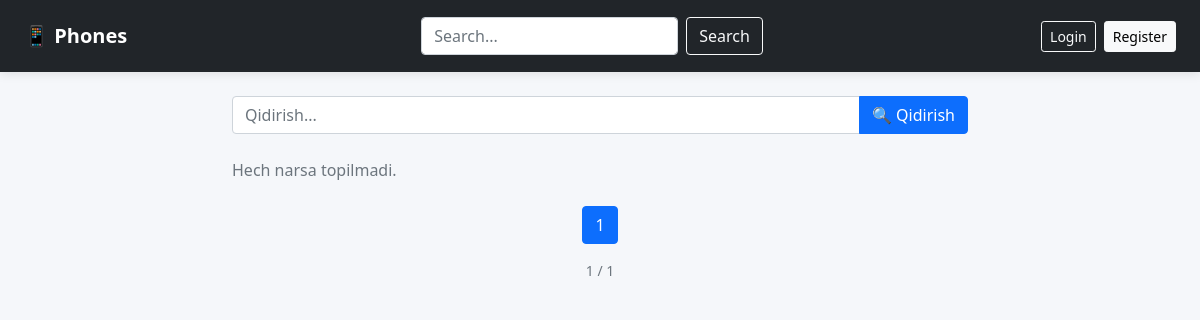
The app's page /posts/, older data.
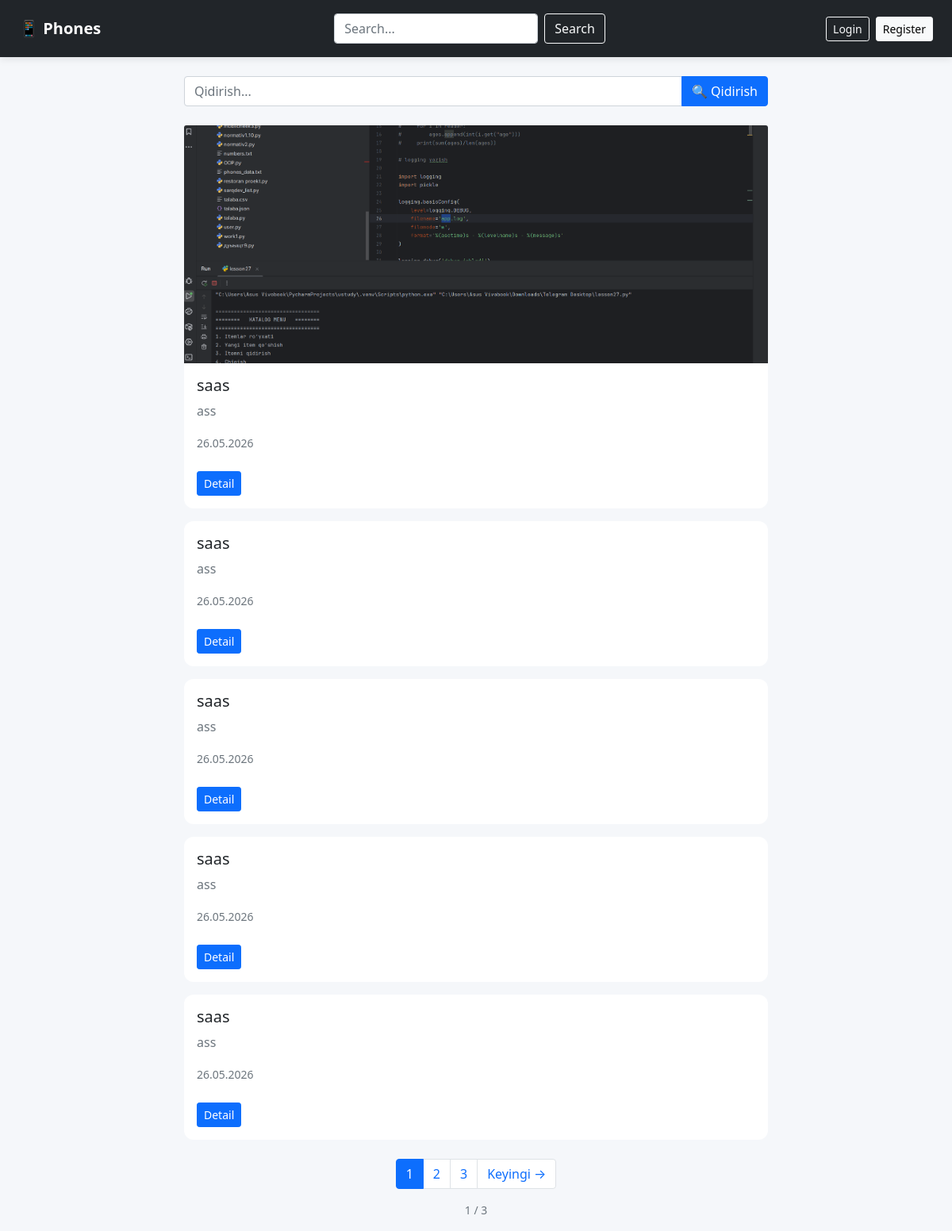
The same page, newer data.
### posts/models.py (models this page shows, shortened)
class Post(models.Model):
    title = models.CharField(max_length=200)
    content = models.TextField()
    image = models.ImageField(
        upload_to='posts/',
        null=True,
        blank=True
    )
    created_at = models.DateTimeField(
        auto_now_add=True
    )
    updated_at = models.DateTimeField(
        auto_now=True
    )
    is_deleted = models.BooleanField(
        default=False
    )
    objects = PostManager()
    all_objects = models.Manager()

### posts/views.py (the view)
# urls.py: path('', views.post_list),
def post_list(request):
    q = request.GET.get('q', '')
    posts = Post.objects.filter(is_deleted=False)
    if q:
        posts = posts.filter(
            title__icontains=q
        ) | posts.filter(
            content__icontains=q
        )
    paginator = Paginator(posts, 5)
    page_number = request.GET.get('page')
    page_obj = paginator.get_page(page_number)
    return render(request, 'posts/list.html', {
        'page_obj': page_obj,
        'q': q,
    })

### posts/models.py (called while the page is built)
    def get_queryset(self):
        return PostQuerySet(
            self.model,
            using=self._db
        ).filter(is_deleted=False)

### templates/posts/list.html (shortened to what this page needs)
{% extends 'base.html' %}
{% block main %}
<div class="row justify-content-center mt-4">
<div class="col-md-8">
<form method="get" class="mb-4">
<div class="input-group">
<input
type="text"
name="q"
class="form-control"
placeholder="Qidirish..."
value="{{ q }}"
>
<button
class="btn btn-primary"
type="submit"
>
🔍 Qidirish
</button>
</div>
</form>
{% if page_obj %}
{% for post in page_obj %}
<div class="card mb-3">
{% if post.image %}
<img
src="{{ post.image.url }}"
class="card-img-top"
style="
height:300px;
object-fit:cover;
"
>
{% endif %}
<div class="card-body">
<h5 class="card-title">
{{ post.title }}
</h5>
<p class="card-text text-muted">
{{ post.content|truncatewords:20 }}
</p>
<small class="text-muted">
{{ post.created_at|date:"d.m.Y" }}
</small>
<br><br>
<a
href="{% url 'post_detail' post.id %}"
class="btn btn-sm btn-primary"
>
Detail
</a>
</div>
</div>
{% endfor %}
{% else %}
<p class="text-muted">
Hech narsa topilmadi.
</p>
{% endif %}
<nav class="mt-4">
<ul class="pagination justify-content-center">
{% for num in page_obj.paginator.page_range %}
<li class="page-item {% if page_obj.number == num %}active{% endif %}">
<a
class="page-link"
href="?page={{ num }}&q={{ q }}"
>
{{ num }}
</a>
</li>
{% endfor %}
{% if page_obj.has_next %}
<li class="page-item">
<a
class="page-link"
href="?page={{ page_obj.next_page_number }}&q={{ q }}"
>
Keyingi →
</a>
</li>
{% endif %}
</ul>
</nav>
<p class="text-center text-muted small">
{{ page_obj.number }}
/
{{ page_obj.paginator.num_pages }}
</p>
</div>
</div>
{% endblock %}

### templates/base.html (shortened to what this page needs)
<!DOCTYPE html>
<html lang="uz">
<head>
    <link href="https://cdn.jsdelivr.net/npm/bootstrap@5.0.2/dist/css/bootstrap.min.css" rel="stylesheet">
</head>
<body>
<nav class="navbar navbar-dark bg-dark px-4 py-3 d-flex justify-content-between">
    <a class="navbar-brand fw-bold" href="{% url 'phone_list' %}">
        📱 Phones
    </a>
    <form class="d-flex" method="get" action="{% url 'phone_list' %}">
        <input class="form-control me-2"
               type="text"
               name="q"
               placeholder="Search..."
               value="{{ request.GET.q|default:'' }}">
        <button class="btn btn-outline-light">
            Search
        </button>
    </form>
    <div class="d-flex align-items-center">
        {% if request.user.is_authenticated %}
            <span class="text-white me-3">
                👋 {{ request.user.username }}
            </span>
            <form method="post" action="{% url 'logout' %}" class="d-inline">
                {% csrf_token %}
                <button type="submit" class="btn btn-outline-light btn-sm">
                    Logout
                </button>
            </form>
        {% else %}
            <a href="{% url 'login' %}" class="btn btn-outline-light btn-sm me-2">
                Login
            </a>
            <a href="{% url 'register' %}" class="btn btn-light btn-sm">
                Register
            </a>
        {% endif %}
    </div>
</nav>
<div class="container mt-4">
    {% block main %}{% endblock %}
</div>
</body>
</html>

### templates/base.html (style rules this page uses)
body { background-color: #f5f7fa; }
.navbar { box-shadow: 0 2px 10px rgba(0,0,0,0.1); }
.card { border: none; border-radius: 12px; transition: 0.3s; }

Row changes from the older to the newer data that the page shows:
added Post: image (picture), title "saas", content "ass", created_at "26.05.2026"
added Post: title "saas", content "ass", created_at "26.05.2026"
added Post: title "saas", content "ass", created_at "26.05.2026"
added Post: title "saas", content "ass", created_at "26.05.2026"
added Post: title "saas", content "ass", created_at "26.05.2026"
Text that changed along with them:
{{ page_obj.paginator.num_pages }}: "1" → "3"
new list line: "2"
new list line: "3"
text no longer shown: "Hech narsa topilmadi."
text now shown: "Keyingi →"
